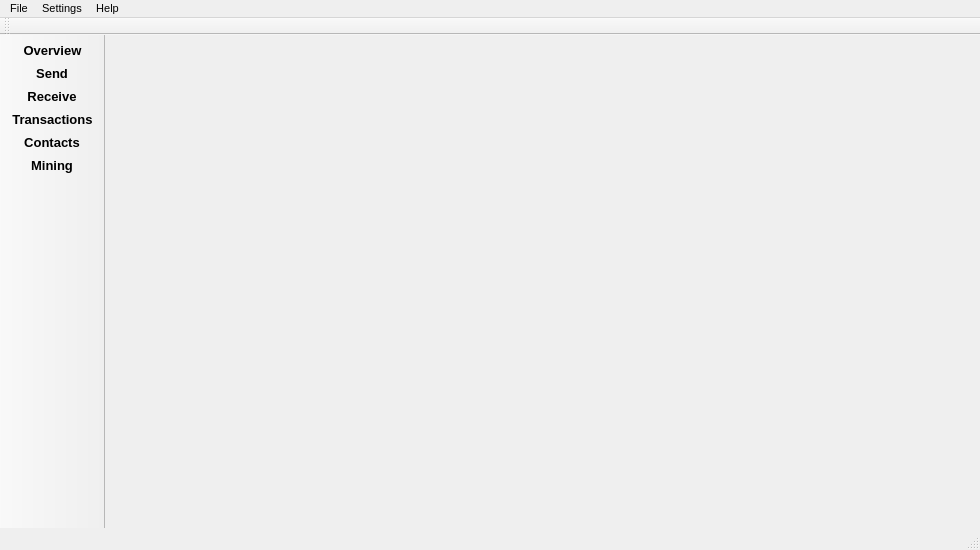
<?xml version="1.0" encoding="UTF-8"?>
<ui version="4.0">
 <class>MainWindow</class>
 <widget class="QMainWindow" name="MainWindow">
  <property name="geometry">
   <rect>
    <x>0</x>
    <y>0</y>
    <width>980</width>
    <height>550</height>
   </rect>
  </property>
  <property name="sizePolicy">
   <sizepolicy hsizetype="Preferred" vsizetype="Preferred">
    <horstretch>0</horstretch>
    <verstretch>0</verstretch>
   </sizepolicy>
  </property>
  <property name="minimumSize">
   <size>
    <width>0</width>
    <height>0</height>
   </size>
  </property>
  <property name="maximumSize">
   <size>
    <width>16777215</width>
    <height>16777215</height>
   </size>
  </property>
  <property name="font">
   <font>
    <pointsize>8</pointsize>
   </font>
  </property>
  <property name="windowTitle">
   <string>MainWindow</string>
  </property>
  <property name="windowIcon">
   <iconset resource="../../resources.qrc">
    <normaloff>:/images/cryptonote</normaloff>:/images/cryptonote</iconset>
  </property>
  <widget class="QWidget" name="centralwidget">
   <property name="sizePolicy">
    <sizepolicy hsizetype="Expanding" vsizetype="Preferred">
     <horstretch>0</horstretch>
     <verstretch>0</verstretch>
    </sizepolicy>
   </property>
   <layout class="QGridLayout" name="gridLayout">
    <property name="leftMargin">
     <number>0</number>
    </property>
    <property name="topMargin">
     <number>0</number>
    </property>
    <property name="rightMargin">
     <number>0</number>
    </property>
    <property name="bottomMargin">
     <number>0</number>
    </property>
    <property name="spacing">
     <number>0</number>
    </property>
    <item row="0" column="0" colspan="6">
     <widget class="WalletGui::AccountFrame" name="m_accountFrame">
      <property name="sizePolicy">
       <sizepolicy hsizetype="Preferred" vsizetype="Fixed">
        <horstretch>0</horstretch>
        <verstretch>0</verstretch>
       </sizepolicy>
      </property>
      <property name="minimumSize">
       <size>
        <width>0</width>
        <height>70</height>
       </size>
      </property>
      <property name="maximumSize">
       <size>
        <width>16777215</width>
        <height>70</height>
       </size>
      </property>
      <property name="styleSheet">
       <string notr="true"/>
      </property>
      <property name="frameShape">
       <enum>QFrame::NoFrame</enum>
      </property>
      <property name="frameShadow">
       <enum>QFrame::Raised</enum>
      </property>
     </widget>
    </item>
    <item row="1" column="0">
     <widget class="WalletGui::OverviewFrame" name="m_overviewFrame">
      <property name="sizePolicy">
       <sizepolicy hsizetype="Preferred" vsizetype="Preferred">
        <horstretch>0</horstretch>
        <verstretch>0</verstretch>
       </sizepolicy>
      </property>
      <property name="frameShape">
       <enum>QFrame::NoFrame</enum>
      </property>
      <property name="frameShadow">
       <enum>QFrame::Raised</enum>
      </property>
     </widget>
    </item>
    <item row="1" column="3">
     <widget class="WalletGui::TransactionsFrame" name="m_transactionsFrame">
      <property name="sizePolicy">
       <sizepolicy hsizetype="Preferred" vsizetype="Preferred">
        <horstretch>0</horstretch>
        <verstretch>0</verstretch>
       </sizepolicy>
      </property>
      <property name="frameShape">
       <enum>QFrame::NoFrame</enum>
      </property>
      <property name="frameShadow">
       <enum>QFrame::Raised</enum>
      </property>
     </widget>
    </item>
    <item row="1" column="1">
     <widget class="WalletGui::SendFrame" name="m_sendFrame">
      <property name="sizePolicy">
       <sizepolicy hsizetype="Preferred" vsizetype="Preferred">
        <horstretch>0</horstretch>
        <verstretch>0</verstretch>
       </sizepolicy>
      </property>
      <property name="frameShape">
       <enum>QFrame::NoFrame</enum>
      </property>
      <property name="frameShadow">
       <enum>QFrame::Raised</enum>
      </property>
     </widget>
    </item>
    <item row="1" column="4">
     <widget class="WalletGui::AddressBookFrame" name="m_addressBookFrame">
      <property name="sizePolicy">
       <sizepolicy hsizetype="Preferred" vsizetype="Preferred">
        <horstretch>0</horstretch>
        <verstretch>0</verstretch>
       </sizepolicy>
      </property>
      <property name="frameShape">
       <enum>QFrame::NoFrame</enum>
      </property>
      <property name="frameShadow">
       <enum>QFrame::Raised</enum>
      </property>
     </widget>
    </item>
    <item row="1" column="5">
     <widget class="WalletGui::MiningFrame" name="m_miningFrame">
      <property name="sizePolicy">
       <sizepolicy hsizetype="Preferred" vsizetype="Preferred">
        <horstretch>0</horstretch>
        <verstretch>0</verstretch>
       </sizepolicy>
      </property>
      <property name="frameShape">
       <enum>QFrame::NoFrame</enum>
      </property>
      <property name="frameShadow">
       <enum>QFrame::Raised</enum>
      </property>
     </widget>
    </item>
    <item row="1" column="2">
     <widget class="WalletGui::ReceiveFrame" name="m_receiveFrame">
      <property name="sizePolicy">
       <sizepolicy hsizetype="Preferred" vsizetype="Preferred">
        <horstretch>0</horstretch>
        <verstretch>0</verstretch>
       </sizepolicy>
      </property>
      <property name="frameShape">
       <enum>QFrame::NoFrame</enum>
      </property>
      <property name="frameShadow">
       <enum>QFrame::Raised</enum>
      </property>
     </widget>
    </item>
   </layout>
  </widget>
  <widget class="QMenuBar" name="menubar">
   <property name="geometry">
    <rect>
     <x>0</x>
     <y>0</y>
     <width>980</width>
     <height>21</height>
    </rect>
   </property>
   <widget class="QMenu" name="menuFile">
    <property name="title">
     <string>File</string>
    </property>
    <widget class="QMenu" name="menuRecent_wallets">
     <property name="title">
      <string>Recent wallets</string>
     </property>
    </widget>
    <addaction name="m_createWalletAction"/>
    <addaction name="m_createNondeterministicWalletAction"/>
    <addaction name="m_openWalletAction"/>
    <addaction name="menuRecent_wallets"/>
    <addaction name="m_backupWalletAction"/>
    <addaction name="m_resetAction"/>
    <addaction name="m_closeWalletAction"/>
    <addaction name="separator"/>
    <addaction name="m_openUriAction"/>
    <addaction name="m_openLogFileAction"/>
    <addaction name="separator"/>
    <addaction name="m_showMnemonicSeedAction"/>
    <addaction name="m_restoreFromMnemonicSeedAction"/>
    <addaction name="separator"/>
    <addaction name="m_showPrivateKey"/>
    <addaction name="m_importKeyAction"/>
    <addaction name="separator"/>
    <addaction name="m_exportTrackingKeyAction"/>
    <addaction name="m_importTrackingKeyAction"/>
    <addaction name="separator"/>
    <addaction name="m_exitAction"/>
   </widget>
   <widget class="QMenu" name="menuSettings">
    <property name="title">
     <string>Settings</string>
    </property>
    <addaction name="m_encryptWalletAction"/>
    <addaction name="m_changePasswordAction"/>
    <addaction name="m_changeLanguageAction"/>
    <addaction name="m_connectionSettingsAction"/>
    <addaction name="separator"/>
    <addaction name="m_startOnLoginAction"/>
    <addaction name="m_minimizeToTrayAction"/>
    <addaction name="m_closeToTrayAction"/>
    <addaction name="m_miningOnLaunchAction"/>
   </widget>
   <widget class="QMenu" name="menuHelp">
    <property name="title">
     <string>Help</string>
    </property>
    <addaction name="m_aboutCryptonoteAction"/>
    <addaction name="m_aboutQtAction"/>
    <addaction name="actionHelp"/>
   </widget>
   <addaction name="menuFile"/>
   <addaction name="menuSettings"/>
   <addaction name="menuHelp"/>
  </widget>
  <widget class="QToolBar" name="toolBar">
   <property name="sizePolicy">
    <sizepolicy hsizetype="Fixed" vsizetype="Preferred">
     <horstretch>0</horstretch>
     <verstretch>0</verstretch>
    </sizepolicy>
   </property>
   <property name="minimumSize">
    <size>
     <width>0</width>
     <height>0</height>
    </size>
   </property>
   <property name="maximumSize">
    <size>
     <width>150</width>
     <height>16777215</height>
    </size>
   </property>
   <property name="baseSize">
    <size>
     <width>150</width>
     <height>0</height>
    </size>
   </property>
   <property name="font">
    <font>
     <pointsize>10</pointsize>
     <weight>75</weight>
     <bold>true</bold>
    </font>
   </property>
   <property name="windowTitle">
    <string>toolBar</string>
   </property>
   <property name="movable">
    <bool>false</bool>
   </property>
   <property name="allowedAreas">
    <set>Qt::LeftToolBarArea|Qt::TopToolBarArea</set>
   </property>
   <property name="orientation">
    <enum>Qt::Vertical</enum>
   </property>
   <property name="iconSize">
    <size>
     <width>20</width>
     <height>20</height>
    </size>
   </property>
   <property name="toolButtonStyle">
    <enum>Qt::ToolButtonTextBesideIcon</enum>
   </property>
   <attribute name="toolBarArea">
    <enum>LeftToolBarArea</enum>
   </attribute>
   <attribute name="toolBarBreak">
    <bool>false</bool>
   </attribute>
   <addaction name="m_overviewAction"/>
   <addaction name="m_sendAction"/>
   <addaction name="m_receiveAction"/>
   <addaction name="m_transactionsAction"/>
   <addaction name="m_addressBookAction"/>
   <addaction name="m_miningAction"/>
  </widget>
  <widget class="QStatusBar" name="statusBar"/>
  <widget class="QToolBar" name="accountToolBar">
   <property name="windowTitle">
    <string>Account toolbar</string>
   </property>
   <attribute name="toolBarArea">
    <enum>TopToolBarArea</enum>
   </attribute>
   <attribute name="toolBarBreak">
    <bool>false</bool>
   </attribute>
  </widget>
  <action name="m_overviewAction">
   <property name="checkable">
    <bool>true</bool>
   </property>
   <property name="enabled">
    <bool>true</bool>
   </property>
   <property name="icon">
    <iconset resource="../../resources.qrc">
     <normaloff>:/icons/overview</normaloff>:/icons/overview</iconset>
   </property>
   <property name="text">
    <string>Overview</string>
   </property>
  </action>
  <action name="m_sendAction">
   <property name="checkable">
    <bool>true</bool>
   </property>
   <property name="enabled">
    <bool>true</bool>
   </property>
   <property name="icon">
    <iconset resource="../../resources.qrc">
     <normaloff>:/icons/send</normaloff>:/icons/send</iconset>
   </property>
   <property name="text">
    <string>Send</string>
   </property>
  </action>
  <action name="m_receiveAction">
   <property name="checkable">
    <bool>true</bool>
   </property>
   <property name="enabled">
    <bool>true</bool>
   </property>
   <property name="icon">
    <iconset resource="../../resources.qrc">
     <normaloff>:/icons/receive</normaloff>:/icons/receive</iconset>
   </property>
   <property name="text">
    <string>Receive</string>
   </property>
  </action>
  <action name="m_transactionsAction">
   <property name="checkable">
    <bool>true</bool>
   </property>
   <property name="enabled">
    <bool>true</bool>
   </property>
   <property name="icon">
    <iconset resource="../../resources.qrc">
     <normaloff>:/icons/transactions</normaloff>:/icons/transactions</iconset>
   </property>
   <property name="text">
    <string>Transactions</string>
   </property>
  </action>
  <action name="m_exitAction">
   <property name="enabled">
    <bool>true</bool>
   </property>
   <property name="text">
    <string>Exit</string>
   </property>
   <property name="shortcut">
    <string>Ctrl+Q</string>
   </property>
  </action>
  <action name="m_addressBookAction">
   <property name="checkable">
    <bool>true</bool>
   </property>
   <property name="enabled">
    <bool>true</bool>
   </property>
   <property name="icon">
    <iconset resource="../../resources.qrc">
     <normaloff>:/icons/address-book</normaloff>:/icons/address-book</iconset>
   </property>
   <property name="text">
    <string>Contacts</string>
   </property>
  </action>
  <action name="m_createWalletAction">
   <property name="enabled">
    <bool>true</bool>
   </property>
   <property name="text">
    <string>Create wallet</string>
   </property>
  </action>
  <action name="m_openWalletAction">
   <property name="enabled">
    <bool>true</bool>
   </property>
   <property name="text">
    <string>Open wallet</string>
   </property>
  </action>
  <action name="m_encryptWalletAction">
   <property name="enabled">
    <bool>true</bool>
   </property>
   <property name="text">
    <string>Encrypt wallet</string>
   </property>
  </action>
  <action name="m_changePasswordAction">
   <property name="enabled">
    <bool>true</bool>
   </property>
   <property name="text">
    <string>Change password</string>
   </property>
   <property name="toolTip">
    <string>Change password</string>
   </property>
  </action>
  <action name="m_aboutCryptonoteAction">
   <property name="enabled">
    <bool>true</bool>
   </property>
   <property name="text">
    <string>About</string>
   </property>
  </action>
  <action name="m_aboutQtAction">
   <property name="enabled">
    <bool>true</bool>
   </property>
   <property name="text">
    <string>About Qt</string>
   </property>
  </action>
  <action name="m_backupWalletAction">
   <property name="enabled">
    <bool>true</bool>
   </property>
   <property name="text">
    <string>Backup wallet</string>
   </property>
  </action>
  <action name="m_startOnLoginAction">
   <property name="checkable">
    <bool>true</bool>
   </property>
   <property name="text">
    <string>Start on system login</string>
   </property>
  </action>
  <action name="m_minimizeToTrayAction">
   <property name="checkable">
    <bool>true</bool>
   </property>
   <property name="text">
    <string>Minimize to tray</string>
   </property>
  </action>
  <action name="m_closeToTrayAction">
   <property name="checkable">
    <bool>true</bool>
   </property>
   <property name="text">
    <string>Close to tray</string>
   </property>
  </action>
  <action name="m_importKeyAction">
   <property name="text">
    <string>Import private key</string>
   </property>
  </action>
  <action name="m_miningAction">
   <property name="checkable">
    <bool>true</bool>
   </property>
   <property name="icon">
    <iconset resource="../../resources.qrc">
     <normaloff>:/icons/mining</normaloff>:/icons/mining</iconset>
   </property>
   <property name="text">
    <string>Mining</string>
   </property>
  </action>
  <action name="m_resetAction">
   <property name="text">
    <string>Reset wallet</string>
   </property>
   <property name="toolTip">
    <string>Reset wallet</string>
   </property>
  </action>
  <action name="m_changeLanguageAction">
   <property name="text">
    <string>Language</string>
   </property>
   <property name="toolTip">
    <string>Change language</string>
   </property>
  </action>
  <action name="m_showPrivateKey">
   <property name="text">
    <string>Export private key</string>
   </property>
  </action>
  <action name="actionHelp">
   <property name="text">
    <string>Help</string>
   </property>
   <property name="shortcut">
    <string>F1</string>
   </property>
  </action>
  <action name="m_connectionSettingsAction">
   <property name="text">
    <string>Connection</string>
   </property>
  </action>
  <action name="m_openUriAction">
   <property name="text">
    <string>Open payment request</string>
   </property>
  </action>
  <action name="m_exportTrackingKeyAction">
   <property name="text">
    <string>Export tracking key</string>
   </property>
  </action>
  <action name="m_importTrackingKeyAction">
   <property name="text">
    <string>Import tracking key</string>
   </property>
  </action>
  <action name="m_closeWalletAction">
   <property name="text">
    <string>Close wallet</string>
   </property>
  </action>
  <action name="m_recentWalletsAction">
   <property name="text">
    <string>Recent wallets</string>
   </property>
  </action>
  <action name="actionStatus">
   <property name="text">
    <string>Information</string>
   </property>
  </action>
  <action name="m_openLogFileAction">
   <property name="text">
    <string>Open log file</string>
   </property>
  </action>
  <action name="m_showMnemonicSeedAction">
   <property name="enabled">
    <bool>false</bool>
   </property>
   <property name="text">
    <string>Show mnemonic seed</string>
   </property>
  </action>
  <action name="m_restoreFromMnemonicSeedAction">
   <property name="text">
    <string>Restore from mnemonic seed</string>
   </property>
  </action>
  <action name="m_createNondeterministicWalletAction">
   <property name="text">
    <string>Create nondeterministic wallet</string>
   </property>
  </action>
  <action name="m_miningOnLaunchAction">
   <property name="checkable">
    <bool>true</bool>
   </property>
   <property name="text">
    <string>Start pool mining automatically</string>
   </property>
  </action>
 </widget>
 <customwidgets>
  <customwidget>
   <class>WalletGui::OverviewFrame</class>
   <extends>QFrame</extends>
   <header>gui/OverviewFrame.h</header>
   <container>1</container>
  </customwidget>
  <customwidget>
   <class>WalletGui::SendFrame</class>
   <extends>QFrame</extends>
   <header>gui/SendFrame.h</header>
   <container>1</container>
  </customwidget>
  <customwidget>
   <class>WalletGui::AccountFrame</class>
   <extends>QFrame</extends>
   <header>gui/AccountFrame.h</header>
   <container>1</container>
  </customwidget>
  <customwidget>
   <class>WalletGui::TransactionsFrame</class>
   <extends>QFrame</extends>
   <header>gui/TransactionsFrame.h</header>
   <container>1</container>
  </customwidget>
  <customwidget>
   <class>WalletGui::AddressBookFrame</class>
   <extends>QFrame</extends>
   <header>gui/AddressBookFrame.h</header>
   <container>1</container>
  </customwidget>
  <customwidget>
   <class>WalletGui::MiningFrame</class>
   <extends>QFrame</extends>
   <header>gui/MiningFrame.h</header>
   <container>1</container>
  </customwidget>
  <customwidget>
   <class>WalletGui::ReceiveFrame</class>
   <extends>QFrame</extends>
   <header>gui/ReceiveFrame.h</header>
   <container>1</container>
  </customwidget>
 </customwidgets>
 <resources>
  <include location="../../resources.qrc"/>
 </resources>
 <connections>
  <connection>
   <sender>m_createWalletAction</sender>
   <signal>triggered()</signal>
   <receiver>MainWindow</receiver>
   <slot>createWallet()</slot>
   <hints>
    <hint type="sourcelabel">
     <x>-1</x>
     <y>-1</y>
    </hint>
    <hint type="destinationlabel">
     <x>449</x>
     <y>299</y>
    </hint>
   </hints>
  </connection>
  <connection>
   <sender>m_openWalletAction</sender>
   <signal>triggered()</signal>
   <receiver>MainWindow</receiver>
   <slot>openWallet()</slot>
   <hints>
    <hint type="sourcelabel">
     <x>-1</x>
     <y>-1</y>
    </hint>
    <hint type="destinationlabel">
     <x>449</x>
     <y>299</y>
    </hint>
   </hints>
  </connection>
  <connection>
   <sender>m_encryptWalletAction</sender>
   <signal>triggered()</signal>
   <receiver>MainWindow</receiver>
   <slot>encryptWallet()</slot>
   <hints>
    <hint type="sourcelabel">
     <x>-1</x>
     <y>-1</y>
    </hint>
    <hint type="destinationlabel">
     <x>449</x>
     <y>299</y>
    </hint>
   </hints>
  </connection>
  <connection>
   <sender>m_changePasswordAction</sender>
   <signal>triggered()</signal>
   <receiver>MainWindow</receiver>
   <slot>encryptWallet()</slot>
   <hints>
    <hint type="sourcelabel">
     <x>-1</x>
     <y>-1</y>
    </hint>
    <hint type="destinationlabel">
     <x>449</x>
     <y>299</y>
    </hint>
   </hints>
  </connection>
  <connection>
   <sender>m_changeLanguageAction</sender>
   <signal>triggered()</signal>
   <receiver>MainWindow</receiver>
   <slot>ChangeLanguage()</slot>
   <hints>
    <hint type="sourcelabel">
     <x>-1</x>
     <y>-1</y>
    </hint>
    <hint type="destinationlabel">
     <x>449</x>
     <y>299</y>
    </hint>
   </hints>
  </connection>
  <connection>
   <sender>m_aboutQtAction</sender>
   <signal>triggered()</signal>
   <receiver>MainWindow</receiver>
   <slot>aboutQt()</slot>
   <hints>
    <hint type="sourcelabel">
     <x>-1</x>
     <y>-1</y>
    </hint>
    <hint type="destinationlabel">
     <x>449</x>
     <y>299</y>
    </hint>
   </hints>
  </connection>
  <connection>
   <sender>m_backupWalletAction</sender>
   <signal>triggered()</signal>
   <receiver>MainWindow</receiver>
   <slot>backupWallet()</slot>
   <hints>
    <hint type="sourcelabel">
     <x>-1</x>
     <y>-1</y>
    </hint>
    <hint type="destinationlabel">
     <x>449</x>
     <y>299</y>
    </hint>
   </hints>
  </connection>
  <connection>
   <sender>m_aboutCryptonoteAction</sender>
   <signal>triggered()</signal>
   <receiver>MainWindow</receiver>
   <slot>about()</slot>
   <hints>
    <hint type="sourcelabel">
     <x>-1</x>
     <y>-1</y>
    </hint>
    <hint type="destinationlabel">
     <x>459</x>
     <y>299</y>
    </hint>
   </hints>
  </connection>
  <connection>
   <sender>m_startOnLoginAction</sender>
   <signal>triggered(bool)</signal>
   <receiver>MainWindow</receiver>
   <slot>setStartOnLogin(bool)</slot>
   <hints>
    <hint type="sourcelabel">
     <x>-1</x>
     <y>-1</y>
    </hint>
    <hint type="destinationlabel">
     <x>459</x>
     <y>299</y>
    </hint>
   </hints>
  </connection>
  <connection>
   <sender>m_minimizeToTrayAction</sender>
   <signal>triggered(bool)</signal>
   <receiver>MainWindow</receiver>
   <slot>setMinimizeToTray(bool)</slot>
   <hints>
    <hint type="sourcelabel">
     <x>-1</x>
     <y>-1</y>
    </hint>
    <hint type="destinationlabel">
     <x>459</x>
     <y>299</y>
    </hint>
   </hints>
  </connection>
  <connection>
   <sender>m_closeToTrayAction</sender>
   <signal>triggered(bool)</signal>
   <receiver>MainWindow</receiver>
   <slot>setCloseToTray(bool)</slot>
   <hints>
    <hint type="sourcelabel">
     <x>-1</x>
     <y>-1</y>
    </hint>
    <hint type="destinationlabel">
     <x>459</x>
     <y>299</y>
    </hint>
   </hints>
  </connection>
  <connection>
   <sender>m_resetAction</sender>
   <signal>triggered()</signal>
   <receiver>MainWindow</receiver>
   <slot>resetWallet()</slot>
   <hints>
    <hint type="sourcelabel">
     <x>-1</x>
     <y>-1</y>
    </hint>
    <hint type="destinationlabel">
     <x>506</x>
     <y>301</y>
    </hint>
   </hints>
  </connection>
  <connection>
   <sender>m_importKeyAction</sender>
   <signal>triggered()</signal>
   <receiver>MainWindow</receiver>
   <slot>importKey()</slot>
   <hints>
    <hint type="sourcelabel">
     <x>-1</x>
     <y>-1</y>
    </hint>
    <hint type="destinationlabel">
     <x>459</x>
     <y>299</y>
    </hint>
   </hints>
  </connection>
  <connection>
   <sender>m_showPrivateKey</sender>
   <signal>triggered()</signal>
   <receiver>MainWindow</receiver>
   <slot>showPrivateKeys()</slot>
   <hints>
    <hint type="sourcelabel">
     <x>-1</x>
     <y>-1</y>
    </hint>
    <hint type="destinationlabel">
     <x>459</x>
     <y>299</y>
    </hint>
   </hints>
  </connection>
  <connection>
   <sender>actionHelp</sender>
   <signal>triggered()</signal>
   <receiver>MainWindow</receiver>
   <slot>DisplayCmdLineHelp()</slot>
   <hints>
    <hint type="sourcelabel">
     <x>-1</x>
     <y>-1</y>
    </hint>
    <hint type="destinationlabel">
     <x>494</x>
     <y>319</y>
    </hint>
   </hints>
  </connection>
  <connection>
   <sender>m_connectionSettingsAction</sender>
   <signal>triggered()</signal>
   <receiver>MainWindow</receiver>
   <slot>openConnectionSettings()</slot>
   <hints>
    <hint type="sourcelabel">
     <x>-1</x>
     <y>-1</y>
    </hint>
    <hint type="destinationlabel">
     <x>494</x>
     <y>319</y>
    </hint>
   </hints>
  </connection>
  <connection>
   <sender>m_transactionsAction</sender>
   <signal>toggled(bool)</signal>
   <receiver>m_transactionsFrame</receiver>
   <slot>setVisible(bool)</slot>
   <hints>
    <hint type="sourcelabel">
     <x>-1</x>
     <y>-1</y>
    </hint>
    <hint type="destinationlabel">
     <x>787</x>
     <y>333</y>
    </hint>
   </hints>
  </connection>
  <connection>
   <sender>m_sendAction</sender>
   <signal>toggled(bool)</signal>
   <receiver>m_sendFrame</receiver>
   <slot>setVisible(bool)</slot>
   <hints>
    <hint type="sourcelabel">
     <x>-1</x>
     <y>-1</y>
    </hint>
    <hint type="destinationlabel">
     <x>337</x>
     <y>333</y>
    </hint>
   </hints>
  </connection>
  <connection>
   <sender>m_overviewAction</sender>
   <signal>toggled(bool)</signal>
   <receiver>m_overviewFrame</receiver>
   <slot>setVisible(bool)</slot>
   <hints>
    <hint type="sourcelabel">
     <x>-1</x>
     <y>-1</y>
    </hint>
    <hint type="destinationlabel">
     <x>112</x>
     <y>333</y>
    </hint>
   </hints>
  </connection>
  <connection>
   <sender>m_miningAction</sender>
   <signal>toggled(bool)</signal>
   <receiver>m_miningFrame</receiver>
   <slot>setVisible(bool)</slot>
   <hints>
    <hint type="sourcelabel">
     <x>-1</x>
     <y>-1</y>
    </hint>
    <hint type="destinationlabel">
     <x>862</x>
     <y>322</y>
    </hint>
   </hints>
  </connection>
  <connection>
   <sender>m_addressBookAction</sender>
   <signal>toggled(bool)</signal>
   <receiver>m_addressBookFrame</receiver>
   <slot>setVisible(bool)</slot>
   <hints>
    <hint type="sourcelabel">
     <x>-1</x>
     <y>-1</y>
    </hint>
    <hint type="destinationlabel">
     <x>809</x>
     <y>320</y>
    </hint>
   </hints>
  </connection>
  <connection>
   <sender>m_receiveAction</sender>
   <signal>toggled(bool)</signal>
   <receiver>m_receiveFrame</receiver>
   <slot>setVisible(bool)</slot>
   <hints>
    <hint type="sourcelabel">
     <x>-1</x>
     <y>-1</y>
    </hint>
    <hint type="destinationlabel">
     <x>562</x>
     <y>333</y>
    </hint>
   </hints>
  </connection>
  <connection>
   <sender>m_openUriAction</sender>
   <signal>triggered()</signal>
   <receiver>m_sendFrame</receiver>
   <slot>openUriClicked()</slot>
   <hints>
    <hint type="sourcelabel">
     <x>-1</x>
     <y>-1</y>
    </hint>
    <hint type="destinationlabel">
     <x>316</x>
     <y>310</y>
    </hint>
   </hints>
  </connection>
  <connection>
   <sender>m_exportTrackingKeyAction</sender>
   <signal>triggered()</signal>
   <receiver>MainWindow</receiver>
   <slot>exportTrackingKey()</slot>
   <hints>
    <hint type="sourcelabel">
     <x>-1</x>
     <y>-1</y>
    </hint>
    <hint type="destinationlabel">
     <x>489</x>
     <y>274</y>
    </hint>
   </hints>
  </connection>
  <connection>
   <sender>m_importTrackingKeyAction</sender>
   <signal>triggered()</signal>
   <receiver>MainWindow</receiver>
   <slot>importTrackingKey()</slot>
   <hints>
    <hint type="sourcelabel">
     <x>-1</x>
     <y>-1</y>
    </hint>
    <hint type="destinationlabel">
     <x>489</x>
     <y>274</y>
    </hint>
   </hints>
  </connection>
  <connection>
   <sender>m_closeWalletAction</sender>
   <signal>triggered()</signal>
   <receiver>MainWindow</receiver>
   <slot>closeWallet()</slot>
   <hints>
    <hint type="sourcelabel">
     <x>-1</x>
     <y>-1</y>
    </hint>
    <hint type="destinationlabel">
     <x>489</x>
     <y>274</y>
    </hint>
   </hints>
  </connection>
  <connection>
   <sender>m_openLogFileAction</sender>
   <signal>triggered()</signal>
   <receiver>MainWindow</receiver>
   <slot>openLogFile()</slot>
   <hints>
    <hint type="sourcelabel">
     <x>-1</x>
     <y>-1</y>
    </hint>
    <hint type="destinationlabel">
     <x>489</x>
     <y>274</y>
    </hint>
   </hints>
  </connection>
  <connection>
   <sender>m_showMnemonicSeedAction</sender>
   <signal>triggered()</signal>
   <receiver>MainWindow</receiver>
   <slot>showMnemonicSeed()</slot>
   <hints>
    <hint type="sourcelabel">
     <x>-1</x>
     <y>-1</y>
    </hint>
    <hint type="destinationlabel">
     <x>489</x>
     <y>274</y>
    </hint>
   </hints>
  </connection>
  <connection>
   <sender>m_restoreFromMnemonicSeedAction</sender>
   <signal>triggered()</signal>
   <receiver>MainWindow</receiver>
   <slot>restoreFromMnemonicSeed()</slot>
   <hints>
    <hint type="sourcelabel">
     <x>-1</x>
     <y>-1</y>
    </hint>
    <hint type="destinationlabel">
     <x>489</x>
     <y>274</y>
    </hint>
   </hints>
  </connection>
  <connection>
   <sender>m_createNondeterministicWalletAction</sender>
   <signal>triggered()</signal>
   <receiver>MainWindow</receiver>
   <slot>createNonDeterministicWallet()</slot>
   <hints>
    <hint type="sourcelabel">
     <x>-1</x>
     <y>-1</y>
    </hint>
    <hint type="destinationlabel">
     <x>489</x>
     <y>274</y>
    </hint>
   </hints>
  </connection>
  <connection>
   <sender>m_miningOnLaunchAction</sender>
   <signal>triggered(bool)</signal>
   <receiver>MainWindow</receiver>
   <slot>setMiningOnLaunch(bool)</slot>
   <hints>
    <hint type="sourcelabel">
     <x>-1</x>
     <y>-1</y>
    </hint>
    <hint type="destinationlabel">
     <x>489</x>
     <y>274</y>
    </hint>
   </hints>
  </connection>
 </connections>
 <slots>
  <slot>createWallet()</slot>
  <slot>openWallet()</slot>
  <slot>encryptWallet()</slot>
  <slot>aboutQt()</slot>
  <slot>backupWallet()</slot>
  <slot>about()</slot>
  <slot>setStartOnLogin(bool)</slot>
  <slot>setMinimizeToTray(bool)</slot>
  <slot>setCloseToTray(bool)</slot>
  <slot>importKey()</slot>
  <slot>resetWallet()</slot>
  <slot>showPrivateKeys()</slot>
  <slot>openConnectionSettings()</slot>
  <slot>showStatusInfo()</slot>
 </slots>
</ui>
